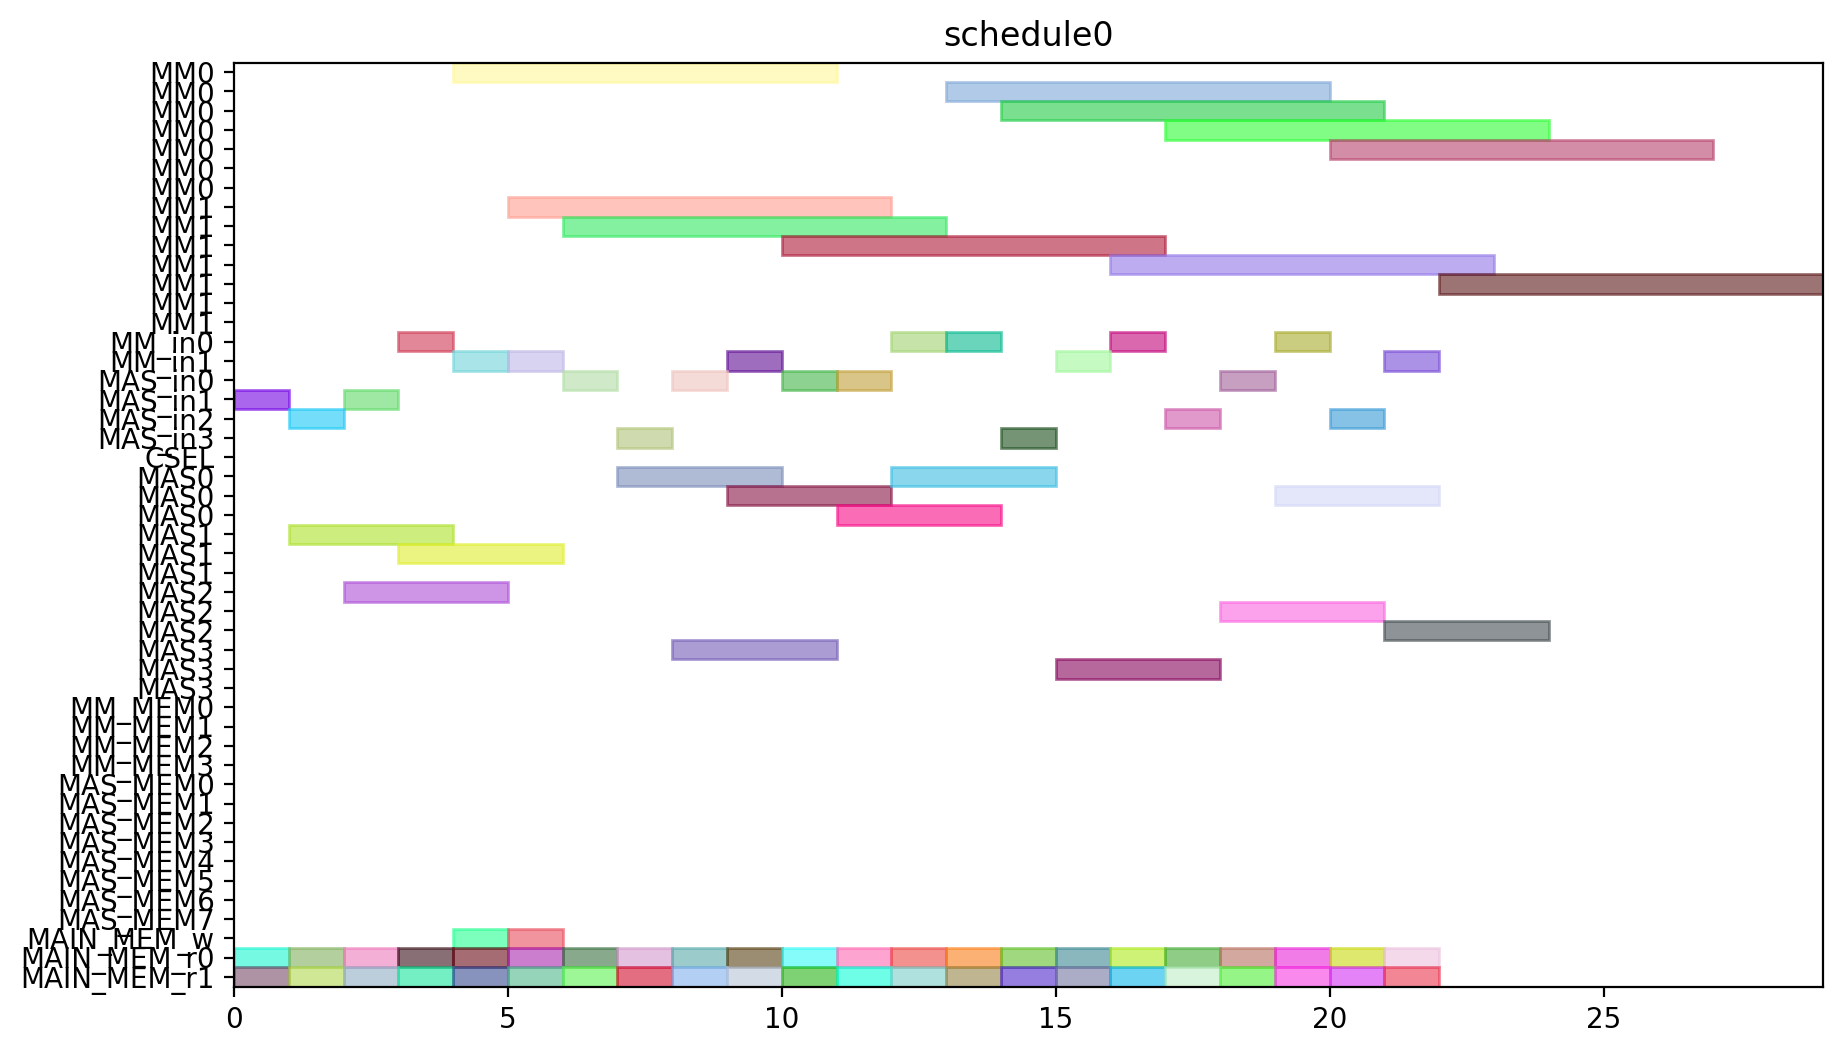

Generate this figure with Python:
from pyschedule import Scenario, solvers, plotters, alt


def solve():
	horizon = 120
	S = Scenario("schedule0", horizon=horizon)

	# resource
	MM = S.Resources('MM', num=2, size=7)
	MM_in = S.Resources('MM_in', num=2)
	MAS_in = S.Resources('MAS_in', num=4)
	CSEL = S.Resource('CSEL')
	MAS = S.Resources('MAS', num=4, size=3, periods=range(1, horizon))
	MM_MEM = S.Resources('MM_MEM', num=4)
	MAS_MEM = S.Resources('MAS_MEM', num=8)
	MAIN_MEM_w = S.Resource('MAIN_MEM_w', size=1)
	MAIN_MEM_r = S.Resources('MAIN_MEM_r', num=2)

	# result of previous scheduling

	# new tasks
	c10_t0 = S.Task('c10_t0', length=7, delay_cost=1)
	c10_t0 += alt(MM)
	c10_t0_in = S.Task('c10_t0_in', length=1, delay_cost=1)
	c10_t0_in += alt(MM_in)
	S += c10_t0_in*MM_in[0]<=c10_t0*MM[0]
	S += c10_t0_in*MM_in[1]<=c10_t0*MM[1]
	c10_t0_mem0 = S.Task('c10_t0_mem0', length=1, delay_cost=1)
	c10_t0_mem0 += MAIN_MEM_r[0]
	S += c10_t0_mem0 <= c10_t0

	c10_t0_mem1 = S.Task('c10_t0_mem1', length=1, delay_cost=1)
	c10_t0_mem1 += MAIN_MEM_r[1]
	S += c10_t0_mem1 <= c10_t0

	c10_t1 = S.Task('c10_t1', length=7, delay_cost=1)
	c10_t1 += alt(MM)
	c10_t1_in = S.Task('c10_t1_in', length=1, delay_cost=1)
	c10_t1_in += alt(MM_in)
	S += c10_t1_in*MM_in[0]<=c10_t1*MM[0]
	S += c10_t1_in*MM_in[1]<=c10_t1*MM[1]
	c10_t1_mem0 = S.Task('c10_t1_mem0', length=1, delay_cost=1)
	c10_t1_mem0 += MAIN_MEM_r[0]
	S += c10_t1_mem0 <= c10_t1

	c10_t1_mem1 = S.Task('c10_t1_mem1', length=1, delay_cost=1)
	c10_t1_mem1 += MAIN_MEM_r[1]
	S += c10_t1_mem1 <= c10_t1

	c10_t2 = S.Task('c10_t2', length=3, delay_cost=1)
	c10_t2 += alt(MAS)
	c10_t2_in = S.Task('c10_t2_in', length=1, delay_cost=1)
	c10_t2_in += alt(MAS_in)
	S += c10_t2_in*MAS_in[0]<=c10_t2*MAS[0]

	S += c10_t2_in*MAS_in[1]<=c10_t2*MAS[1]

	S += c10_t2_in*MAS_in[2]<=c10_t2*MAS[2]

	S += c10_t2_in*MAS_in[3]<=c10_t2*MAS[3]

	c10_t2_mem0 = S.Task('c10_t2_mem0', length=1, delay_cost=1)
	c10_t2_mem0 += MAIN_MEM_r[0]
	S += c10_t2_mem0 <= c10_t2

	c10_t2_mem1 = S.Task('c10_t2_mem1', length=1, delay_cost=1)
	c10_t2_mem1 += MAIN_MEM_r[1]
	S += c10_t2_mem1 <= c10_t2

	c10_t3 = S.Task('c10_t3', length=3, delay_cost=1)
	c10_t3 += alt(MAS)
	c10_t3_in = S.Task('c10_t3_in', length=1, delay_cost=1)
	c10_t3_in += alt(MAS_in)
	S += c10_t3_in*MAS_in[0]<=c10_t3*MAS[0]

	S += c10_t3_in*MAS_in[1]<=c10_t3*MAS[1]

	S += c10_t3_in*MAS_in[2]<=c10_t3*MAS[2]

	S += c10_t3_in*MAS_in[3]<=c10_t3*MAS[3]

	c10_t3_mem0 = S.Task('c10_t3_mem0', length=1, delay_cost=1)
	c10_t3_mem0 += MAIN_MEM_r[0]
	S += c10_t3_mem0 <= c10_t3

	c10_t3_mem1 = S.Task('c10_t3_mem1', length=1, delay_cost=1)
	c10_t3_mem1 += MAIN_MEM_r[1]
	S += c10_t3_mem1 <= c10_t3

	c20_t0 = S.Task('c20_t0', length=7, delay_cost=1)
	c20_t0 += alt(MM)
	c20_t0_in = S.Task('c20_t0_in', length=1, delay_cost=1)
	c20_t0_in += alt(MM_in)
	S += c20_t0_in*MM_in[0]<=c20_t0*MM[0]
	S += c20_t0_in*MM_in[1]<=c20_t0*MM[1]
	c20_t0_mem0 = S.Task('c20_t0_mem0', length=1, delay_cost=1)
	c20_t0_mem0 += MAIN_MEM_r[0]
	S += c20_t0_mem0 <= c20_t0

	c20_t0_mem1 = S.Task('c20_t0_mem1', length=1, delay_cost=1)
	c20_t0_mem1 += MAIN_MEM_r[1]
	S += c20_t0_mem1 <= c20_t0

	c20_t1 = S.Task('c20_t1', length=7, delay_cost=1)
	c20_t1 += alt(MM)
	c20_t1_in = S.Task('c20_t1_in', length=1, delay_cost=1)
	c20_t1_in += alt(MM_in)
	S += c20_t1_in*MM_in[0]<=c20_t1*MM[0]
	S += c20_t1_in*MM_in[1]<=c20_t1*MM[1]
	c20_t1_mem0 = S.Task('c20_t1_mem0', length=1, delay_cost=1)
	c20_t1_mem0 += MAIN_MEM_r[0]
	S += c20_t1_mem0 <= c20_t1

	c20_t1_mem1 = S.Task('c20_t1_mem1', length=1, delay_cost=1)
	c20_t1_mem1 += MAIN_MEM_r[1]
	S += c20_t1_mem1 <= c20_t1

	c20_t2 = S.Task('c20_t2', length=3, delay_cost=1)
	c20_t2 += alt(MAS)
	c20_t2_in = S.Task('c20_t2_in', length=1, delay_cost=1)
	c20_t2_in += alt(MAS_in)
	S += c20_t2_in*MAS_in[0]<=c20_t2*MAS[0]

	S += c20_t2_in*MAS_in[1]<=c20_t2*MAS[1]

	S += c20_t2_in*MAS_in[2]<=c20_t2*MAS[2]

	S += c20_t2_in*MAS_in[3]<=c20_t2*MAS[3]

	c20_t2_mem0 = S.Task('c20_t2_mem0', length=1, delay_cost=1)
	c20_t2_mem0 += MAIN_MEM_r[0]
	S += c20_t2_mem0 <= c20_t2

	c20_t2_mem1 = S.Task('c20_t2_mem1', length=1, delay_cost=1)
	c20_t2_mem1 += MAIN_MEM_r[1]
	S += c20_t2_mem1 <= c20_t2

	c20_t3 = S.Task('c20_t3', length=3, delay_cost=1)
	c20_t3 += alt(MAS)
	c20_t3_in = S.Task('c20_t3_in', length=1, delay_cost=1)
	c20_t3_in += alt(MAS_in)
	S += c20_t3_in*MAS_in[0]<=c20_t3*MAS[0]

	S += c20_t3_in*MAS_in[1]<=c20_t3*MAS[1]

	S += c20_t3_in*MAS_in[2]<=c20_t3*MAS[2]

	S += c20_t3_in*MAS_in[3]<=c20_t3*MAS[3]

	c20_t3_mem0 = S.Task('c20_t3_mem0', length=1, delay_cost=1)
	c20_t3_mem0 += MAIN_MEM_r[0]
	S += c20_t3_mem0 <= c20_t3

	c20_t3_mem1 = S.Task('c20_t3_mem1', length=1, delay_cost=1)
	c20_t3_mem1 += MAIN_MEM_r[1]
	S += c20_t3_mem1 <= c20_t3

	c01_t0 = S.Task('c01_t0', length=7, delay_cost=1)
	c01_t0 += alt(MM)
	c01_t0_in = S.Task('c01_t0_in', length=1, delay_cost=1)
	c01_t0_in += alt(MM_in)
	S += c01_t0_in*MM_in[0]<=c01_t0*MM[0]
	S += c01_t0_in*MM_in[1]<=c01_t0*MM[1]
	c01_t0_mem0 = S.Task('c01_t0_mem0', length=1, delay_cost=1)
	c01_t0_mem0 += MAIN_MEM_r[0]
	S += c01_t0_mem0 <= c01_t0

	c01_t0_mem1 = S.Task('c01_t0_mem1', length=1, delay_cost=1)
	c01_t0_mem1 += MAIN_MEM_r[1]
	S += c01_t0_mem1 <= c01_t0

	c01_t1 = S.Task('c01_t1', length=7, delay_cost=1)
	c01_t1 += alt(MM)
	c01_t1_in = S.Task('c01_t1_in', length=1, delay_cost=1)
	c01_t1_in += alt(MM_in)
	S += c01_t1_in*MM_in[0]<=c01_t1*MM[0]
	S += c01_t1_in*MM_in[1]<=c01_t1*MM[1]
	c01_t1_mem0 = S.Task('c01_t1_mem0', length=1, delay_cost=1)
	c01_t1_mem0 += MAIN_MEM_r[0]
	S += c01_t1_mem0 <= c01_t1

	c01_t1_mem1 = S.Task('c01_t1_mem1', length=1, delay_cost=1)
	c01_t1_mem1 += MAIN_MEM_r[1]
	S += c01_t1_mem1 <= c01_t1

	c01_t2 = S.Task('c01_t2', length=3, delay_cost=1)
	c01_t2 += alt(MAS)
	c01_t2_in = S.Task('c01_t2_in', length=1, delay_cost=1)
	c01_t2_in += alt(MAS_in)
	S += c01_t2_in*MAS_in[0]<=c01_t2*MAS[0]

	S += c01_t2_in*MAS_in[1]<=c01_t2*MAS[1]

	S += c01_t2_in*MAS_in[2]<=c01_t2*MAS[2]

	S += c01_t2_in*MAS_in[3]<=c01_t2*MAS[3]

	c01_t2_mem0 = S.Task('c01_t2_mem0', length=1, delay_cost=1)
	c01_t2_mem0 += MAIN_MEM_r[0]
	S += c01_t2_mem0 <= c01_t2

	c01_t2_mem1 = S.Task('c01_t2_mem1', length=1, delay_cost=1)
	c01_t2_mem1 += MAIN_MEM_r[1]
	S += c01_t2_mem1 <= c01_t2

	c01_t3 = S.Task('c01_t3', length=3, delay_cost=1)
	c01_t3 += alt(MAS)
	c01_t3_in = S.Task('c01_t3_in', length=1, delay_cost=1)
	c01_t3_in += alt(MAS_in)
	S += c01_t3_in*MAS_in[0]<=c01_t3*MAS[0]

	S += c01_t3_in*MAS_in[1]<=c01_t3*MAS[1]

	S += c01_t3_in*MAS_in[2]<=c01_t3*MAS[2]

	S += c01_t3_in*MAS_in[3]<=c01_t3*MAS[3]

	c01_t3_mem0 = S.Task('c01_t3_mem0', length=1, delay_cost=1)
	c01_t3_mem0 += MAIN_MEM_r[0]
	S += c01_t3_mem0 <= c01_t3

	c01_t3_mem1 = S.Task('c01_t3_mem1', length=1, delay_cost=1)
	c01_t3_mem1 += MAIN_MEM_r[1]
	S += c01_t3_mem1 <= c01_t3

	c11_t0 = S.Task('c11_t0', length=7, delay_cost=1)
	c11_t0 += alt(MM)
	c11_t0_in = S.Task('c11_t0_in', length=1, delay_cost=1)
	c11_t0_in += alt(MM_in)
	S += c11_t0_in*MM_in[0]<=c11_t0*MM[0]
	S += c11_t0_in*MM_in[1]<=c11_t0*MM[1]
	c11_t0_mem0 = S.Task('c11_t0_mem0', length=1, delay_cost=1)
	c11_t0_mem0 += MAIN_MEM_r[0]
	S += c11_t0_mem0 <= c11_t0

	c11_t0_mem1 = S.Task('c11_t0_mem1', length=1, delay_cost=1)
	c11_t0_mem1 += MAIN_MEM_r[1]
	S += c11_t0_mem1 <= c11_t0

	c11_t1 = S.Task('c11_t1', length=7, delay_cost=1)
	c11_t1 += alt(MM)
	c11_t1_in = S.Task('c11_t1_in', length=1, delay_cost=1)
	c11_t1_in += alt(MM_in)
	S += c11_t1_in*MM_in[0]<=c11_t1*MM[0]
	S += c11_t1_in*MM_in[1]<=c11_t1*MM[1]
	c11_t1_mem0 = S.Task('c11_t1_mem0', length=1, delay_cost=1)
	c11_t1_mem0 += MAIN_MEM_r[0]
	S += c11_t1_mem0 <= c11_t1

	c11_t1_mem1 = S.Task('c11_t1_mem1', length=1, delay_cost=1)
	c11_t1_mem1 += MAIN_MEM_r[1]
	S += c11_t1_mem1 <= c11_t1

	c11_t2 = S.Task('c11_t2', length=3, delay_cost=1)
	c11_t2 += alt(MAS)
	c11_t2_in = S.Task('c11_t2_in', length=1, delay_cost=1)
	c11_t2_in += alt(MAS_in)
	S += c11_t2_in*MAS_in[0]<=c11_t2*MAS[0]

	S += c11_t2_in*MAS_in[1]<=c11_t2*MAS[1]

	S += c11_t2_in*MAS_in[2]<=c11_t2*MAS[2]

	S += c11_t2_in*MAS_in[3]<=c11_t2*MAS[3]

	c11_t2_mem0 = S.Task('c11_t2_mem0', length=1, delay_cost=1)
	c11_t2_mem0 += MAIN_MEM_r[0]
	S += c11_t2_mem0 <= c11_t2

	c11_t2_mem1 = S.Task('c11_t2_mem1', length=1, delay_cost=1)
	c11_t2_mem1 += MAIN_MEM_r[1]
	S += c11_t2_mem1 <= c11_t2

	c11_t3 = S.Task('c11_t3', length=3, delay_cost=1)
	c11_t3 += alt(MAS)
	c11_t3_in = S.Task('c11_t3_in', length=1, delay_cost=1)
	c11_t3_in += alt(MAS_in)
	S += c11_t3_in*MAS_in[0]<=c11_t3*MAS[0]

	S += c11_t3_in*MAS_in[1]<=c11_t3*MAS[1]

	S += c11_t3_in*MAS_in[2]<=c11_t3*MAS[2]

	S += c11_t3_in*MAS_in[3]<=c11_t3*MAS[3]

	c11_t3_mem0 = S.Task('c11_t3_mem0', length=1, delay_cost=1)
	c11_t3_mem0 += MAIN_MEM_r[0]
	S += c11_t3_mem0 <= c11_t3

	c11_t3_mem1 = S.Task('c11_t3_mem1', length=1, delay_cost=1)
	c11_t3_mem1 += MAIN_MEM_r[1]
	S += c11_t3_mem1 <= c11_t3

	c21_t0 = S.Task('c21_t0', length=7, delay_cost=1)
	c21_t0 += alt(MM)
	c21_t0_in = S.Task('c21_t0_in', length=1, delay_cost=1)
	c21_t0_in += alt(MM_in)
	S += c21_t0_in*MM_in[0]<=c21_t0*MM[0]
	S += c21_t0_in*MM_in[1]<=c21_t0*MM[1]
	c21_t0_mem0 = S.Task('c21_t0_mem0', length=1, delay_cost=1)
	c21_t0_mem0 += MAIN_MEM_r[0]
	S += c21_t0_mem0 <= c21_t0

	c21_t0_mem1 = S.Task('c21_t0_mem1', length=1, delay_cost=1)
	c21_t0_mem1 += MAIN_MEM_r[1]
	S += c21_t0_mem1 <= c21_t0

	c21_t1 = S.Task('c21_t1', length=7, delay_cost=1)
	c21_t1 += alt(MM)
	c21_t1_in = S.Task('c21_t1_in', length=1, delay_cost=1)
	c21_t1_in += alt(MM_in)
	S += c21_t1_in*MM_in[0]<=c21_t1*MM[0]
	S += c21_t1_in*MM_in[1]<=c21_t1*MM[1]
	c21_t1_mem0 = S.Task('c21_t1_mem0', length=1, delay_cost=1)
	c21_t1_mem0 += MAIN_MEM_r[0]
	S += c21_t1_mem0 <= c21_t1

	c21_t1_mem1 = S.Task('c21_t1_mem1', length=1, delay_cost=1)
	c21_t1_mem1 += MAIN_MEM_r[1]
	S += c21_t1_mem1 <= c21_t1

	c21_t2 = S.Task('c21_t2', length=3, delay_cost=1)
	c21_t2 += alt(MAS)
	c21_t2_in = S.Task('c21_t2_in', length=1, delay_cost=1)
	c21_t2_in += alt(MAS_in)
	S += c21_t2_in*MAS_in[0]<=c21_t2*MAS[0]

	S += c21_t2_in*MAS_in[1]<=c21_t2*MAS[1]

	S += c21_t2_in*MAS_in[2]<=c21_t2*MAS[2]

	S += c21_t2_in*MAS_in[3]<=c21_t2*MAS[3]

	c21_t2_mem0 = S.Task('c21_t2_mem0', length=1, delay_cost=1)
	c21_t2_mem0 += MAIN_MEM_r[0]
	S += c21_t2_mem0 <= c21_t2

	c21_t2_mem1 = S.Task('c21_t2_mem1', length=1, delay_cost=1)
	c21_t2_mem1 += MAIN_MEM_r[1]
	S += c21_t2_mem1 <= c21_t2

	c21_t3 = S.Task('c21_t3', length=3, delay_cost=1)
	c21_t3 += alt(MAS)
	c21_t3_in = S.Task('c21_t3_in', length=1, delay_cost=1)
	c21_t3_in += alt(MAS_in)
	S += c21_t3_in*MAS_in[0]<=c21_t3*MAS[0]

	S += c21_t3_in*MAS_in[1]<=c21_t3*MAS[1]

	S += c21_t3_in*MAS_in[2]<=c21_t3*MAS[2]

	S += c21_t3_in*MAS_in[3]<=c21_t3*MAS[3]

	c21_t3_mem0 = S.Task('c21_t3_mem0', length=1, delay_cost=1)
	c21_t3_mem0 += MAIN_MEM_r[0]
	S += c21_t3_mem0 <= c21_t3

	c21_t3_mem1 = S.Task('c21_t3_mem1', length=1, delay_cost=1)
	c21_t3_mem1 += MAIN_MEM_r[1]
	S += c21_t3_mem1 <= c21_t3

	c000 = S.Task('c000', length=3, delay_cost=1)
	c000 += alt(MAS)
	c000_in = S.Task('c000_in', length=1, delay_cost=1)
	c000_in += alt(MAS_in)
	S += c000_in*MAS_in[0]<=c000*MAS[0]

	S += c000_in*MAS_in[1]<=c000*MAS[1]

	S += c000_in*MAS_in[2]<=c000*MAS[2]

	S += c000_in*MAS_in[3]<=c000*MAS[3]

	S += 0<c000

	c000_w = S.Task('c000_w', length=1, delay_cost=1)
	c000_w += alt(MAIN_MEM_w)
	S += c000 <= c000_w

	c000_mem0 = S.Task('c000_mem0', length=1, delay_cost=1)
	c000_mem0 += MAIN_MEM_r[0]
	S += c000_mem0 <= c000

	c000_mem1 = S.Task('c000_mem1', length=1, delay_cost=1)
	c000_mem1 += MAIN_MEM_r[1]
	S += c000_mem1 <= c000

	c001 = S.Task('c001', length=3, delay_cost=1)
	c001 += alt(MAS)
	c001_in = S.Task('c001_in', length=1, delay_cost=1)
	c001_in += alt(MAS_in)
	S += c001_in*MAS_in[0]<=c001*MAS[0]

	S += c001_in*MAS_in[1]<=c001*MAS[1]

	S += c001_in*MAS_in[2]<=c001*MAS[2]

	S += c001_in*MAS_in[3]<=c001*MAS[3]

	S += 0<c001

	c001_w = S.Task('c001_w', length=1, delay_cost=1)
	c001_w += alt(MAIN_MEM_w)
	S += c001 <= c001_w

	c001_mem0 = S.Task('c001_mem0', length=1, delay_cost=1)
	c001_mem0 += MAIN_MEM_r[0]
	S += c001_mem0 <= c001

	c001_mem1 = S.Task('c001_mem1', length=1, delay_cost=1)
	c001_mem1 += MAIN_MEM_r[1]
	S += c001_mem1 <= c001

	solvers.mip.solve(S,msg=1,kind='CPLEX',ratio_gap=1.01)

	solution = [['hoge']*len(S.solution()[1]) for i in range(len(S.solution()))]
	for i in range(len(S.solution())):
		for j in range(len(S.solution()[i])):
			solution[i][j]=str(S.solution()[i][j])
	print(solution)

	cycles = int(solution[-1][3])

	pic_file_name = "/mnt/rose/usr1/fukuda/ABE/multiRAM_multiMAS_16mux/scheduling_result/stage7MM2_stage3MAS4/FROB/schedule0.png"
	if(S.solution() != []):
		plotters.matplotlib.plot(S,img_filename=pic_file_name, show_task_labels=False, fig_size=(cycles*0.25+3, 6))

	return solution
